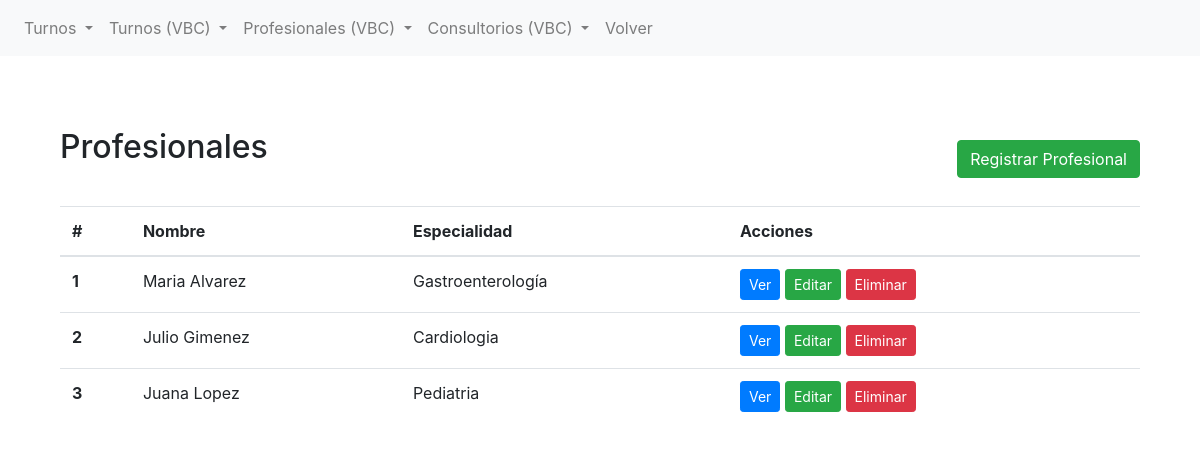
Page /reserva_turnos/vbc/profesionales/list on the earlier database version.
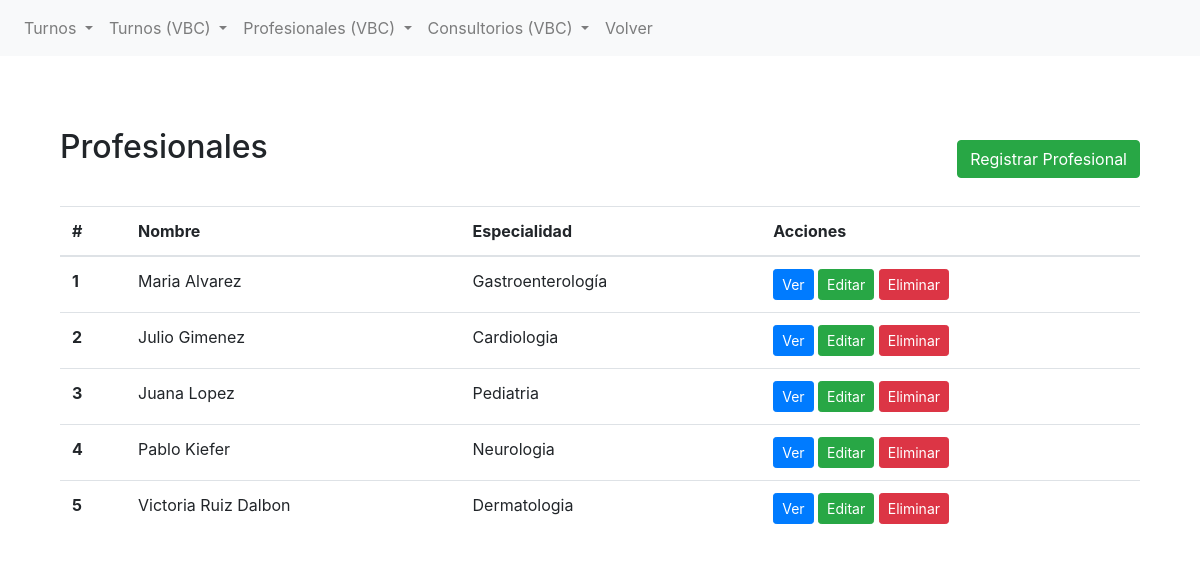
Same page on the later database version.
### reserva_turnos/models.py (models this page shows, shortened)
class Profesional(models.Model):
    nombre = models.CharField(max_length=100)
    disponible = models.BooleanField(default=True)
    especialidad = models.CharField(max_length=20)
    descripcion = models.TextField(blank=True, null=True)

### reserva_turnos/views.py (the view)
# urls.py: path("vbc/profesionales/list", ProfesionalesListView.as_view(), name="vbc_profesionales_list"),
class ProfesionalesListView(ListView):
    model = Profesional
    template_name = 'reserva_turnos/vbc/profesional_list.html'
    context_object_name = 'profesionales'

### reserva_turnos/templates/reserva_turnos/vbc/profesional_list.html (shortened to what this page needs)
{% extends 'reserva_turnos/base.html' %}
{% block content %}
<section class="py-5">
    <div class="container">
        <div class="d-flex justify-content-between align-items-center mb-3">
            <h2 class="mb-4">Profesionales</h2>
            <a href="{% url 'vbc_profesionales_create' %}" class="btn btn-success">Registrar Profesional</a>
        </div>
        <table class="table">
            <thead>
                <tr>
                    <th scope="col">#</th>
                    <th scope="col">Nombre</th>
                    <th scope="col">Especialidad</th>
                    <th scope="col">Acciones</th>
                </tr>
            </thead>
            <tbody>
                {% if profesionales %}
                {% for profesional in profesionales %}
                <tr>
                    <th scope="row">{{ forloop.counter }}</th>
                    <td>{{ profesional.nombre }}</td>
                    <td>{{ profesional.especialidad }}</td>
                    <td>
                        <a href="{% url 'vbc_profesionales_detail' profesional.id %}" class="btn btn-primary btn-sm">Ver</a>
                        <a href="{% url 'vbc_profesionales_update' profesional.id %}" class="btn btn-success btn-sm">Editar</a>
                        <a href="{% url 'vbc_profesionales_delete' profesional.id %}" class="btn btn-danger btn-sm">Eliminar</a>
                    </td>
                </tr>
                {% endfor %}
                {% else %}
                <tr>
                    <td colspan="7">No hay profesionales disponibles.</td>
                </tr>
                {% endif %}
            </tbody>
        </table>
    </div>
</section>
{% endblock %}

Differences in the rows shown:
added Profesional: nombre "Pablo Kiefer", especialidad "Neurologia"
added Profesional: nombre "Victoria Ruiz Dalbon", especialidad "Dermatologia"
